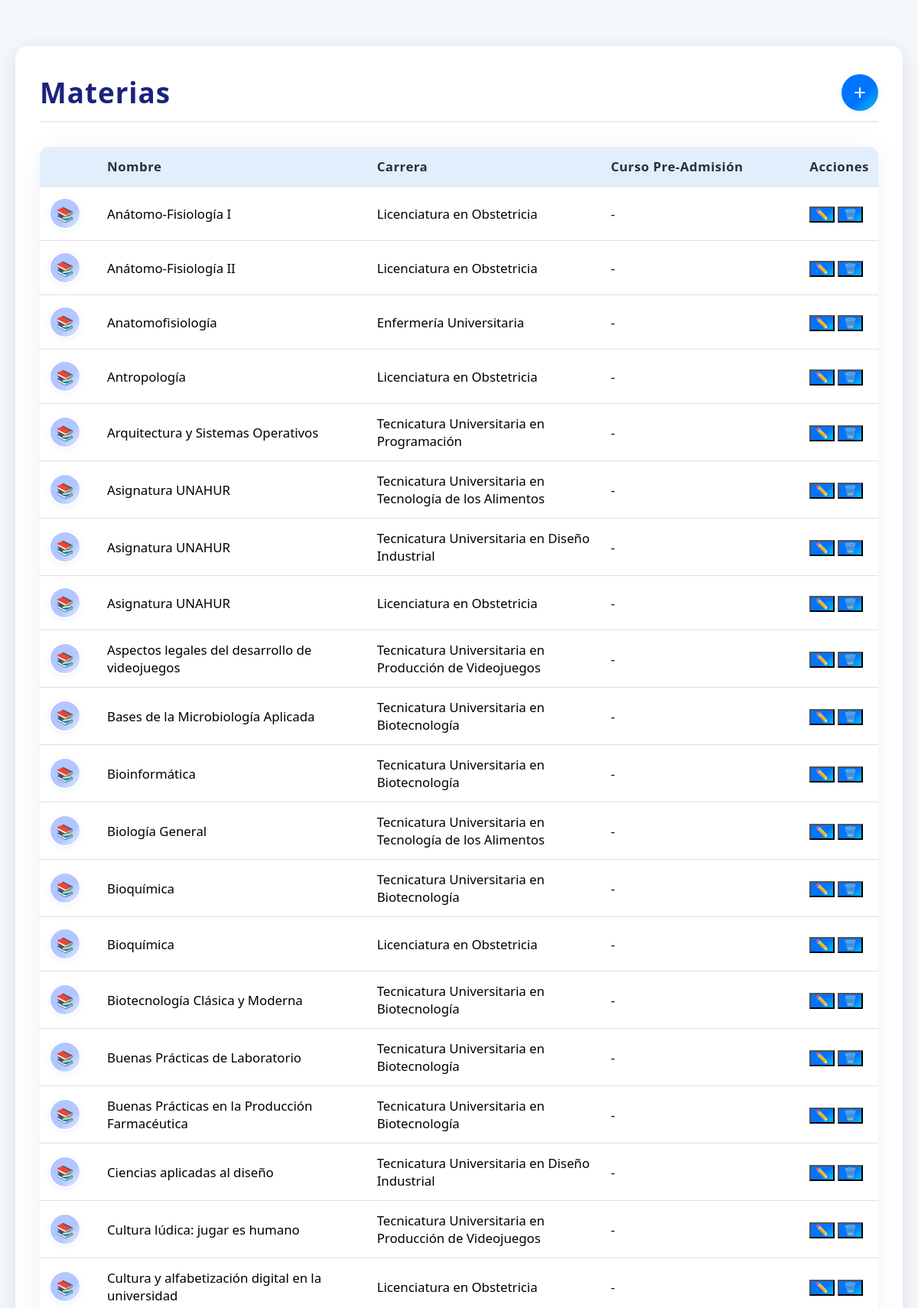
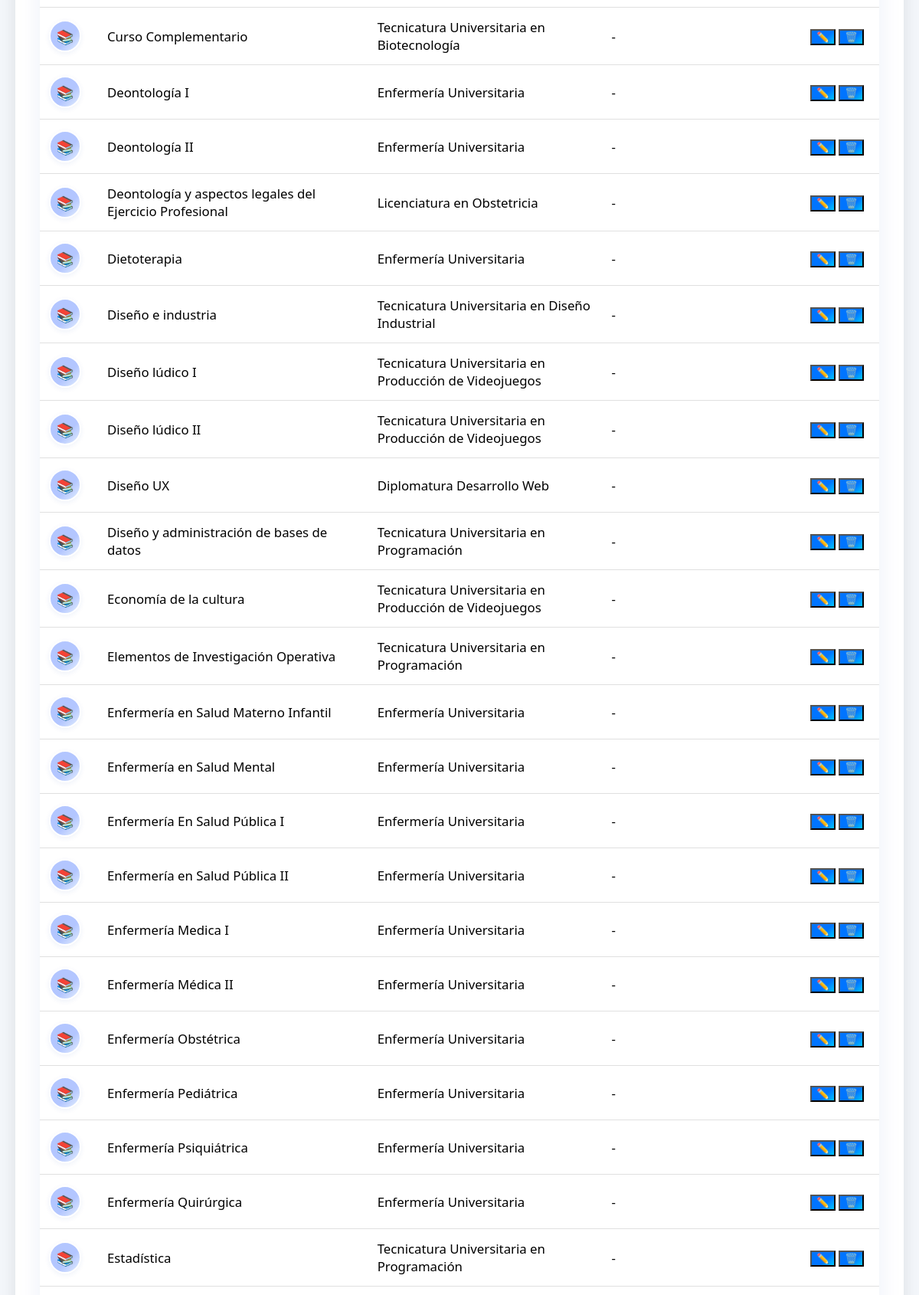
The app's page /materias.php (upper part) with its own data (2 pictures, top to bottom).
### tables this page shows
CREATE TABLE `materias` (
  `id_materia` int(11) NOT NULL,
  `nombre` varchar(100) NOT NULL,
  `carrera_id` int(11) DEFAULT NULL,
  `curso_pre_admision_id` int(11) DEFAULT NULL,
  `profesor_id` int(11) DEFAULT NULL
);

CREATE TABLE `carreras` (
  `id_carrera` int(11) NOT NULL,
  `nombre` varchar(80) NOT NULL,
  `universidad_id` int(11) DEFAULT NULL
);

### materias.php (the view, shortened to what this page needs)
<?php
include 'conexion.php';
$sql = "SELECT m.*, c.nombre AS carrera, cp.nombre_curso AS curso_pre_admision FROM materias m LEFT JOIN carreras c ON m.carrera_id = c.id_carrera LEFT JOIN cursos_pre_admisiones cp ON m.curso_pre_admision_id = cp.id_curso_pre_admision ORDER BY m.nombre";
$materias = $conn->query($sql);
?>
<!DOCTYPE html>
<html lang="es">
<head>
    <link rel="stylesheet" href="css/añadir.css">
</head>
<body>
    <div class="main-container">
        <div class="materias-header">
            <h2>Materias</h2>
            <button class="btn-add" onclick="abrirModalAgregar()">+</button>
        </div>
        <table class="materias-table">
            <thead>
                <tr>
                    <th></th>
                    <th>Nombre</th>
                    <th>Carrera</th>
                    <th>Curso Pre-Admisión</th>
                    <th>Acciones</th>
                </tr>
            </thead>
            <tbody>
                <?php while($m = $materias->fetch_assoc()): ?>
                <tr>
                    <td><span class="avatar-materia">📚</span></td>
                    <td><?php echo htmlspecialchars($m['nombre']); ?></td>
                    <td><?php echo $m['carrera'] ? htmlspecialchars($m['carrera']) : '-'; ?></td>
                    <td><?php echo $m['curso_pre_admision'] ? htmlspecialchars($m['curso_pre_admision']) : '-'; ?></td>
                    <td class="acciones">
                        <button class="btn-edit" onclick="abrirModalEditar(<?php echo $m['id_materia']; ?>, '<?php echo htmlspecialchars($m['nombre']); ?>', '<?php echo $m['carrera_id']; ?>', '<?php echo $m['curso_pre_admision_id']; ?>')">✏️</button>
                        <form method="POST" style="display:inline;" onsubmit="return confirm('¿Seguro que desea eliminar esta materia?');">
                            <button class="btn-delete" type="submit">🗑️</button>
                        </form>
                    </td>
                </tr>
                <?php endwhile; ?>
            </tbody>
        </table>
    </div>
</body>
</html>

### css/añadir.css (style rules this page uses)
body { font-family: "Segoe UI", Arial, sans-serif; background: #f4f7fb; margin: 0; padding: 20px; }
.btn-edit, .btn-delete, .btn-add { background: linear-gradient(135deg, #0074ff 60%, #00c6ff 100%) !important; color: #fff !important; }

### materias.php (style rules this page uses)
body { background: #f4f7fb; margin: 0; font-family: 'Segoe UI', Arial, sans-serif; }
.main-container { max-width: 1100px; margin: 40px auto 0 auto; background: #fff; border-radius: 16px; box-shadow: 0 4px 24px rgba(0,0,0,0.10); padding: 36px 32px 32px 32px; }
.materias-header { display: flex; align-items: center; justify-content: space-between; margin-bottom: 32px; border-bottom: 2px solid #e3eefd; padding-bottom: 12px; }
.materias-header h2 { margin: 0; font-size: 2.3em; color: #1a237e; letter-spacing: 1px; font-weight: 700; }
.materias-header .btn-add { background: #28a745; color: #fff; border: none; border-radius: 50%; width: 48px; height: 48px; font-size: 1.7em; cursor: pointer; display: flex; align-items: center; justify-content: center; box-shadow: 0 2px 8px rgba(40,167,69,0.10); transition: background 0.2s, box-shadow 0.2s; }
.materias-table { width: 100%; border-collapse: separate; border-spacing: 0; background: #fff; border-radius: 12px; overflow: hidden; box-shadow: 0 6px 32px rgba(30, 64, 175, 0.08); }
.materias-table th, .materias-table td { padding: 14px 12px; text-align: left; border-bottom: 1px solid #e0e0e0; font-size: 1.05em; }
.materias-table th { background: #e3eefd; color: #263238; font-weight: 700; letter-spacing: 0.5px; }
.avatar-materia { width: 38px; height: 38px; border-radius: 50%; background: linear-gradient(135deg, #b3c6ff 60%, #e3eefd 100%); color: #1a237e; display: inline-flex; align-items: center; justify-content: center; font-weight: 700; font-size: 1.1em; margin-right: 10px; border: 2px solid #fff; box-shadow: 0 2px 6px rgba(30,64,175,0.07); }

### records on screen
materias: nombre "Anátomo-Fisiología I", carrera.nombre "Licenciatura en Obstetricia"
materias: nombre "Anátomo-Fisiología II", carrera.nombre "Licenciatura en Obstetricia"
materias: nombre "Anatomofisiología", carrera.nombre "Enfermería Universitaria"
materias: nombre "Antropología", carrera.nombre "Licenciatura en Obstetricia"
materias: nombre "Arquitectura y Sistemas Operativos", carrera.nombre "Tecnicatura Universitaria en Programación"
materias: nombre "Asignatura UNAHUR", carrera.nombre "Tecnicatura Universitaria en Tecnología de los Alimentos"
materias: nombre "Asignatura UNAHUR", carrera.nombre "Tecnicatura Universitaria en Diseño Industrial"
materias: nombre "Asignatura UNAHUR", carrera.nombre "Licenciatura en Obstetricia"
materias: nombre "Aspectos legales del desarrollo de videojuegos", carrera.nombre "Tecnicatura Universitaria en Producción de Videojuegos"
materias: nombre "Bases de la Microbiología Aplicada", carrera.nombre "Tecnicatura Universitaria en Biotecnología"
materias: nombre "Bioinformática", carrera.nombre "Tecnicatura Universitaria en Biotecnología"
materias: nombre "Biología General", carrera.nombre "Tecnicatura Universitaria en Tecnología de los Alimentos"
materias: nombre "Bioquímica", carrera.nombre "Tecnicatura Universitaria en Biotecnología"
materias: nombre "Bioquímica", carrera.nombre "Licenciatura en Obstetricia"
materias: nombre "Biotecnología Clásica y Moderna", carrera.nombre "Tecnicatura Universitaria en Biotecnología"
materias: nombre "Buenas Prácticas de Laboratorio", carrera.nombre "Tecnicatura Universitaria en Biotecnología"
materias: nombre "Buenas Prácticas en la Producción Farmacéutica", carrera.nombre "Tecnicatura Universitaria en Biotecnología"
materias: nombre "Ciencias aplicadas al diseño", carrera.nombre "Tecnicatura Universitaria en Diseño Industrial"
materias: nombre "Cultura lúdica: jugar es humano", carrera.nombre "Tecnicatura Universitaria en Producción de Videojuegos"
materias: nombre "Cultura y alfabetización digital en la universidad", carrera.nombre "Licenciatura en Obstetricia"
materias: nombre "Curso Complementario", carrera.nombre "Tecnicatura Universitaria en Biotecnología"
materias: nombre "Deontología I", carrera.nombre "Enfermería Universitaria"
materias: nombre "Deontología II", carrera.nombre "Enfermería Universitaria"
materias: nombre "Deontología y aspectos legales del Ejercicio Profesional", carrera.nombre "Licenciatura en Obstetricia"
materias: nombre "Dietoterapia", carrera.nombre "Enfermería Universitaria"
materias: nombre "Diseño e industria", carrera.nombre "Tecnicatura Universitaria en Diseño Industrial"
materias: nombre "Diseño lúdico I", carrera.nombre "Tecnicatura Universitaria en Producción de Videojuegos"
materias: nombre "Diseño lúdico II", carrera.nombre "Tecnicatura Universitaria en Producción de Videojuegos"
materias: nombre "Diseño UX", carrera.nombre "Diplomatura Desarrollo Web"
materias: nombre "Diseño y administración de bases de datos", carrera.nombre "Tecnicatura Universitaria en Programación"
materias: nombre "Economía de la cultura", carrera.nombre "Tecnicatura Universitaria en Producción de Videojuegos"
materias: nombre "Elementos de Investigación Operativa", carrera.nombre "Tecnicatura Universitaria en Programación"
materias: nombre "Enfermería en Salud Materno Infantil", carrera.nombre "Enfermería Universitaria"
materias: nombre "Enfermería en Salud Mental", carrera.nombre "Enfermería Universitaria"
materias: nombre "Enfermería En Salud Pública I", carrera.nombre "Enfermería Universitaria"
materias: nombre "Enfermería en Salud Pública II", carrera.nombre "Enfermería Universitaria"
materias: nombre "Enfermería Medica I", carrera.nombre "Enfermería Universitaria"
materias: nombre "Enfermería Médica II", carrera.nombre "Enfermería Universitaria"
materias: nombre "Enfermería Obstétrica", carrera.nombre "Enfermería Universitaria"
materias: nombre "Enfermería Pediátrica", carrera.nombre "Enfermería Universitaria"
materias: nombre "Enfermería Psiquiátrica", carrera.nombre "Enfermería Universitaria"
materias: nombre "Enfermería Quirúrgica", carrera.nombre "Enfermería Universitaria"
materias: nombre "Estadística", carrera.nombre "Tecnicatura Universitaria en Programación"
